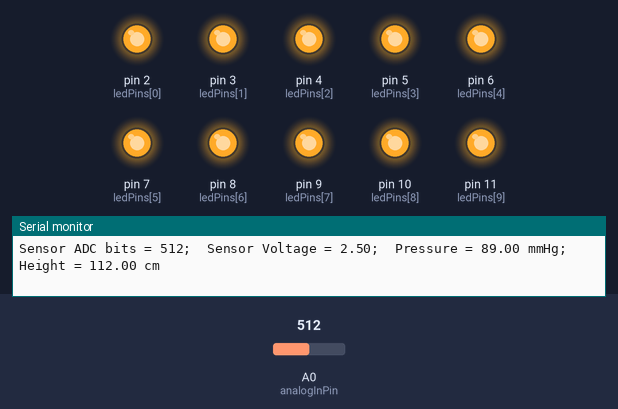
Bench run of a sketch on a simulated Arduino Uno, built with avr-gcc and run on an emulated ATmega328P. Parts: output pins drawn as LEDs (lit = HIGH), the last lines printed to the serial monitor. The test bench sets the inputs (shaded band); at power-on: A0 (analogInPin) = 512.

Above: at 1.8 s.
1.9 s: A0 (analogInPin) set to 416
3.4 s: A0 (analogInPin) set to 393
At 4.9 s:
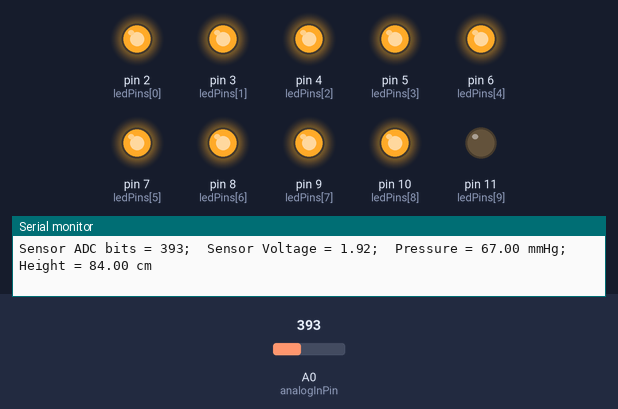
5.6 s: A0 (analogInPin) set to 379
7.3 s: A0 (analogInPin) set to 352
At 9.4 s:
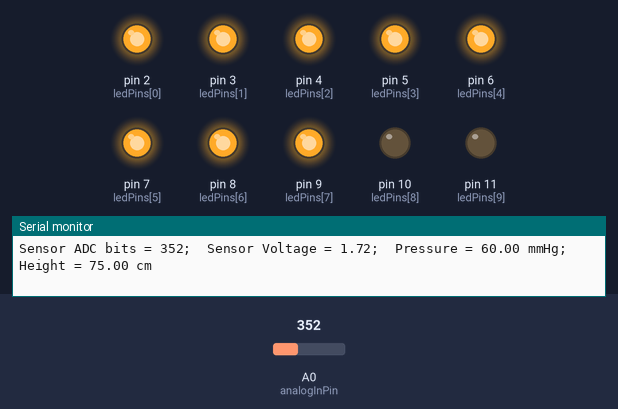
9.7 s: A0 (analogInPin) set to 319
At 10.6 s:
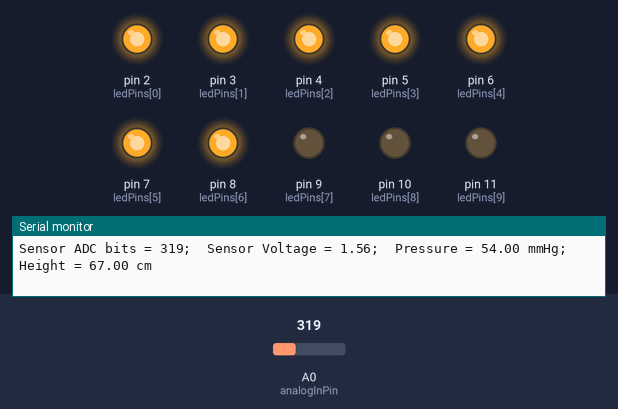
11.8 s: A0 (analogInPin) set to 511
At 13.0 s:
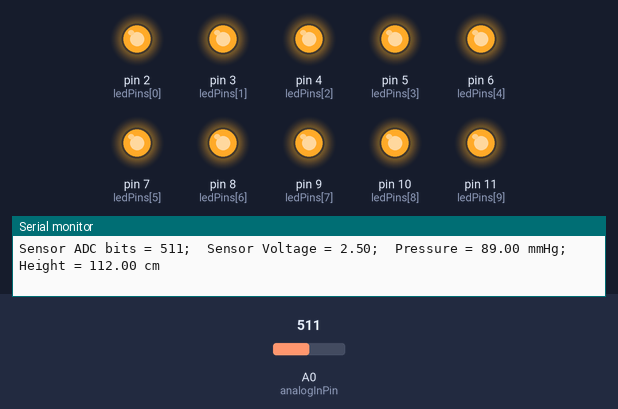
Timing chart, 0 to 14.8 s (numbered marks = the images above; inputs shaded):
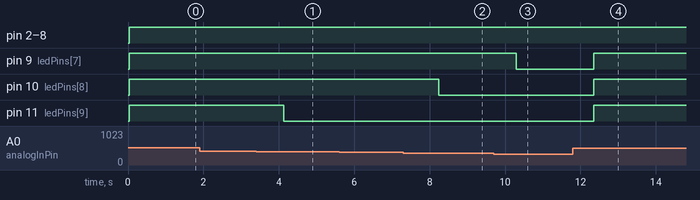

Measured:
- the behaviour switches between 405 and 404 on A0 (analogInPin) (found by bisection; images 0 and 1)
- the behaviour switches between 367 and 366 on A0 (analogInPin) (found by bisection; images 1 and 2)
- the behaviour switches between 329 and 328 on A0 (analogInPin) (found by bisection; images 2 and 3)
- after the input at 3.4 s, pin 11 (ledPins[9]): HIGH → LOW after 0.74 s
- after the input at 7.3 s, pin 10 (ledPins[8]): HIGH → LOW after 0.95 s
- after the input at 9.7 s, pin 9 (ledPins[7]): HIGH → LOW after 0.60 s
- after the input at 11.8 s, pin 9 (ledPins[7]), pin 10 (ledPins[8]), pin 11 (ledPins[9]): LOW → HIGH after 0.55 s

The sketch:

pressure_measurement_bubbler.ino
```cpp
 /*
MPS20N0040D Pressure Sensor test Code
 */

const int analogInPin = A0;  // Sensor conditioned Signal connected to A0
int sensorValue = 0;        // value read from the pressure sensor via the amplifier stage
float sensorVoltage = 0;    // Value of equivalent voltage
float PressureValue = 0;      // value output to the Serial port
float rho = 997; //kg/m^2 density of liquid
float specificWeight = 9780; // N/m^3 rho*g
float level = 0; // m height
float bubblerValue = 0; //uncalibrated height values obtained
float pressurePascal = 0; //pressure in pascal

const int ledCount = 10;    // the number of LEDs in the bar graph
int ledLevel = 0;
int ledPins[] = {
  2, 3, 4, 5, 6, 7, 8, 9, 10, 11
};   // an array of pin numbers to which LEDs are attached

void setup() {
  // initialize serial communications at 9600 bps:
  Serial.begin(9600);
  // loop over the pin array and set them all to output:
  for (int thisLed = 0; thisLed < ledCount; thisLed++) {
    pinMode(ledPins[thisLed], OUTPUT);
  }
}

void loop() {
  // read the analog in value:
  sensorValue = analogRead(analogInPin);

  // print the results to the serial monitor:
  Serial.print("Sensor ADC bits = " );
  Serial.print(sensorValue);
  Serial.print(";  " );

  //Equivalent Voltage Value
  sensorVoltage = sensorValue*(5.0/1023.0);
  Serial.print("Sensor Voltage = " );
  Serial.print(sensorVoltage);
  Serial.print(";  " );

  /////////////////////////////////////////////////////////////////////////
  /////////////////////////////////////////////////////////////////////////

  //Calibration of Pressure Measurement
  //Mapping the range of pressure to range of ADC bits
  PressureValue = map(sensorValue, 21, 405, 0, 70);  // demo for pressure
  //PressureValue = map(sensorValue, 21, 122, 0, 20);  // demo for level (recalibrate)

  Serial.print("Pressure = " );
  Serial.print(PressureValue);
  Serial.print(" mmHg" );
  Serial.print(";  " );

  //Pressure in Pascal
  pressurePascal = PressureValue*133.322;

  // /*
  //Level Measurement
  bubblerValue = (pressurePascal/specificWeight)*100; //height of the liquid in cm

  //Calibration of Level Measurement
  //Have Scale of 0-15cm

  level = map(bubblerValue, 0, 27, 0, 25);  // change 27 by calculation

  Serial.print("Height = " );
  Serial.print(level);
  Serial.print(" cm" );
  // */

  /////////////////////////////////////////////////////////////////////////
  /////////////////////////////////////////////////////////////////////////

  // /*
  //Level Indicator on Bar Graph
  // map the result to a range from 0 to the number of LEDs:
  ledLevel = map(PressureValue, 0, 70, 0, ledCount);

  // loop over the LED array:
  for (int thisLed = 0; thisLed < ledCount; thisLed++) {
    // if the array element's index is less than ledLevel,
    // turn the pin for this element on:
    if (thisLed < ledLevel) {
      digitalWrite(ledPins[thisLed], HIGH);
    }
    // turn off all pins higher than the ledLevel:
    else {
      digitalWrite(ledPins[thisLed], LOW);
    }
  }
  // */

  /////////////////////////////////////////////////////////////////////////
  /////////////////////////////////////////////////////////////////////////

  Serial.println();
  delay(1000);
}
```
